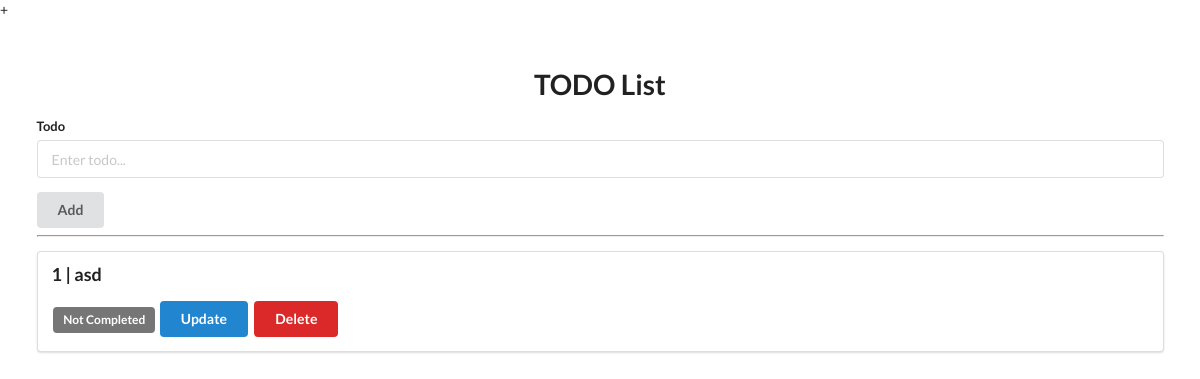
Before: / with the older database file.
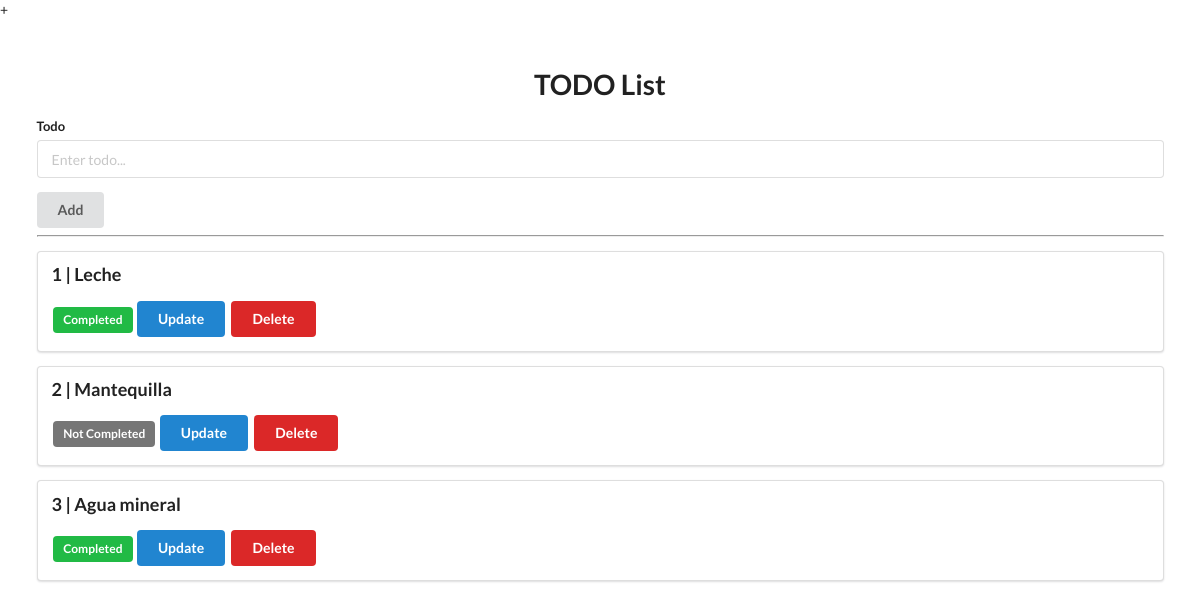
After: the same page with the newer database file.
### models.py (models this page shows)
class Todo(Base):
  __tablename__ = "todos"
  id = Column(Integer, primary_key=True, index=True)
  title = Column(String)
  complete = Column(Boolean)

### app.py (the view)
@app.get("/")
def home(request: Request, db: Session = Depends(get_db)):
  todos = db.query(models.Todo).all()
  return templates.TemplateResponse("base.html",
                                    {"request": request, "todos": todos})

### templates/base.html (shortened to what this page needs)
<!DOCTYPE html>
<html lang="en">+
  <head>
    <link rel="stylesheet" href="https://cdn.jsdelivr.net/npm/semantic-ui@2.5.0/dist/semantic.min.css">
  </head>
  <body>
    <div style="margin-top: 50px;" class="ui container">
      <h1 class="ui center aligned header">TODO List</h1>
      <form class="ui form" action="/add" method="post">
        <div class="field">
          <label>Todo</label>
          <input type="text" name="title" placeholder="Enter todo..."><br>
        </div>
        <button class="ui button" type="submit">Add</button>
      </form>
      <hr>
      {% for todo in todos %}
        <div class="ui segment">
          <p class="ui big header">{{ todo.id }} | {{ todo.title }}</p>
          {% if todo.complete == False %}
            <span class="ui grey label">Not Completed</span>
          {% else %}
            <span class="ui green label">Completed</span>
          {% endif %}
          <a class="ui button blue" href="/update/{{ todo.id }}">Update</a>
          <a class="ui button red" href="/delete/{{ todo.id }}">Delete</a>
        </div>
      {% endfor %}
    </div>
  </body>
</html>

Changed rows visible on the page:
changed Todo id 1: title "asd" → "Leche"; complete "Not Completed" → "Completed"
added Todo: id "2", title "Mantequilla", complete "Not Completed"
added Todo: id "3", title "Agua mineral", complete "Completed"
